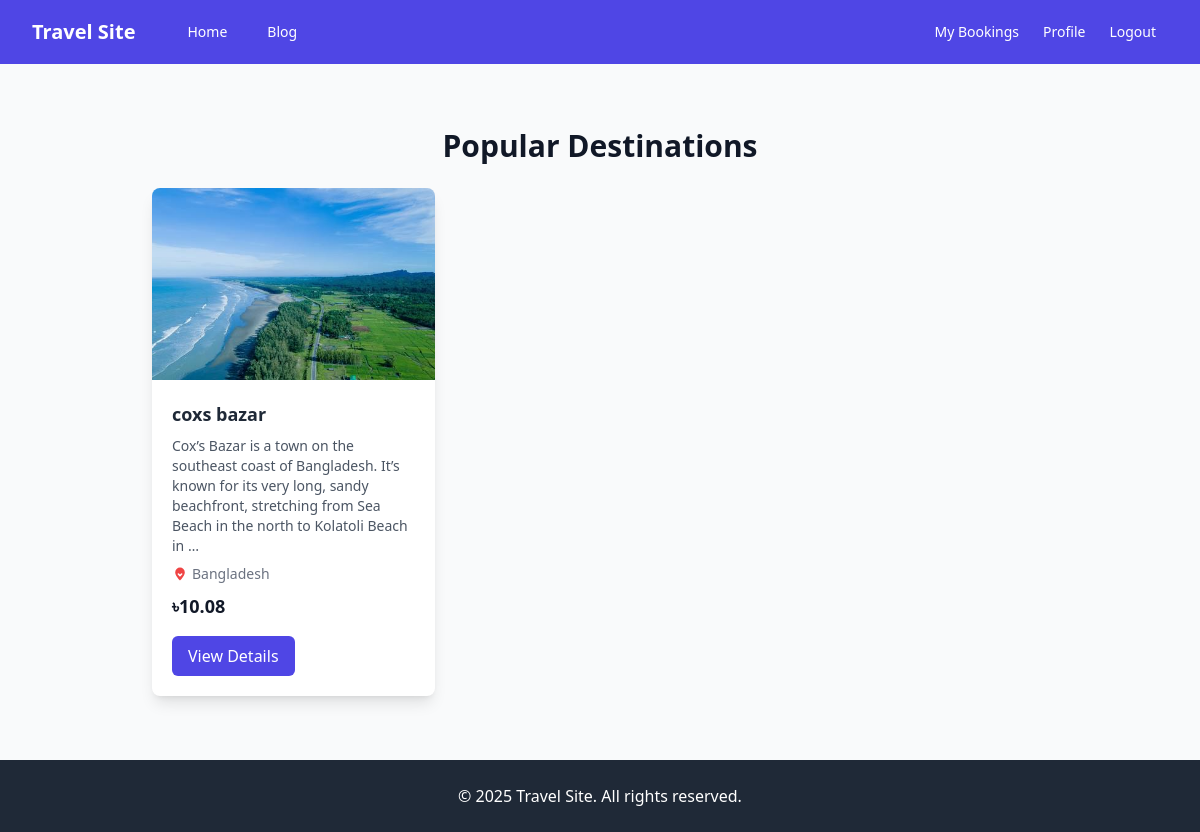
The page / (signed in) on the database its author committed.
### trips/models.py (models this page shows, shortened)
class Destination(models.Model):
    name = models.CharField(max_length=100)
    description = models.TextField()
    location = models.CharField(max_length=100)
    image = models.ImageField(upload_to='destinations/')
    price = models.DecimalField(max_digits=10, decimal_places=2)
    created_at = models.DateTimeField(auto_now_add=True)

### trips/views.py (the view)
# urls.py: path('', HomeView.as_view(), name='home'),
class HomeView(ListView):
    model = Destination
    template_name = 'trips/home.html'
    context_object_name = 'destinations'
    ordering = ['-created_at']
    paginate_by = 6

### templates/trips/home.html (shortened to what this page needs)
{% extends "base.html" %}
{% block content %}
<div class="max-w-7xl mx-auto px-4 sm:px-6 lg:px-8 py-8">
    <div class="text-center">
        <h1 class="text-3xl font-bold text-gray-900 mb-6">Popular Destinations</h1>
    </div>
    <div class="grid grid-cols-1 md:grid-cols-2 lg:grid-cols-3 gap-6">
        {% for destination in destinations %}
        <div class="bg-white shadow-lg rounded-lg overflow-hidden">
            <img src="{{ destination.image.url }}" alt="{{ destination.name }}" class="w-full h-48 object-cover">
            <div class="p-5">
                <h5 class="text-lg font-semibold text-gray-800">{{ destination.name }}</h5>
                <p class="text-gray-600 text-sm mt-2">{{ destination.description|truncatewords:30 }}</p>
                <p class="text-gray-500 text-sm flex items-center mt-2">
                    <svg class="w-4 h-4 text-red-500 mr-1" fill="currentColor" viewBox="0 0 20 20"><path fill-rule="evenodd" d="M10 2a6 6 0 00-6 6c0 4.418 6 10 6 10s6-5.582 6-10a6 6 0 00-6-6zM7.293 9.293a1 1 0 011.414 0L10 10.586l1.293-1.293a1 1 0 111.414 1.414l-2 2a1 1 0 01-1.414 0l-2-2a1 1 0 010-1.414z" clip-rule="evenodd"></path></svg>
                    {{ destination.location }}
                </p>
                <p class="text-lg font-bold text-gray-900 mt-2">৳{{ destination.price }}</p>
                <a href="{% url 'destination-detail' destination.pk %}" class="mt-4 inline-block bg-indigo-600 text-white py-2 px-4 rounded-md hover:bg-indigo-700 transition">View Details</a>
            </div>
        </div>
        {% empty %}
        <div class="col-span-3 text-center">
            <p class="text-gray-500">No destinations available.</p>
        </div>
        {% endfor %}
    </div>
</div>
{% endblock %}

### static/css/style.css (style rules this page uses)
body { min-height: 100vh; display: flex; flex-direction: column; }

### rows shown on the page
Destination: image (picture), name "coxs bazar", description "Cox’s Bazar is a town on the southeast coast of Bangladesh. It’s known for its very long, sandy beachfront, stretching from Sea Beach in the north to Kolatoli Beach in …", location "Bangladesh", price "10.08"
